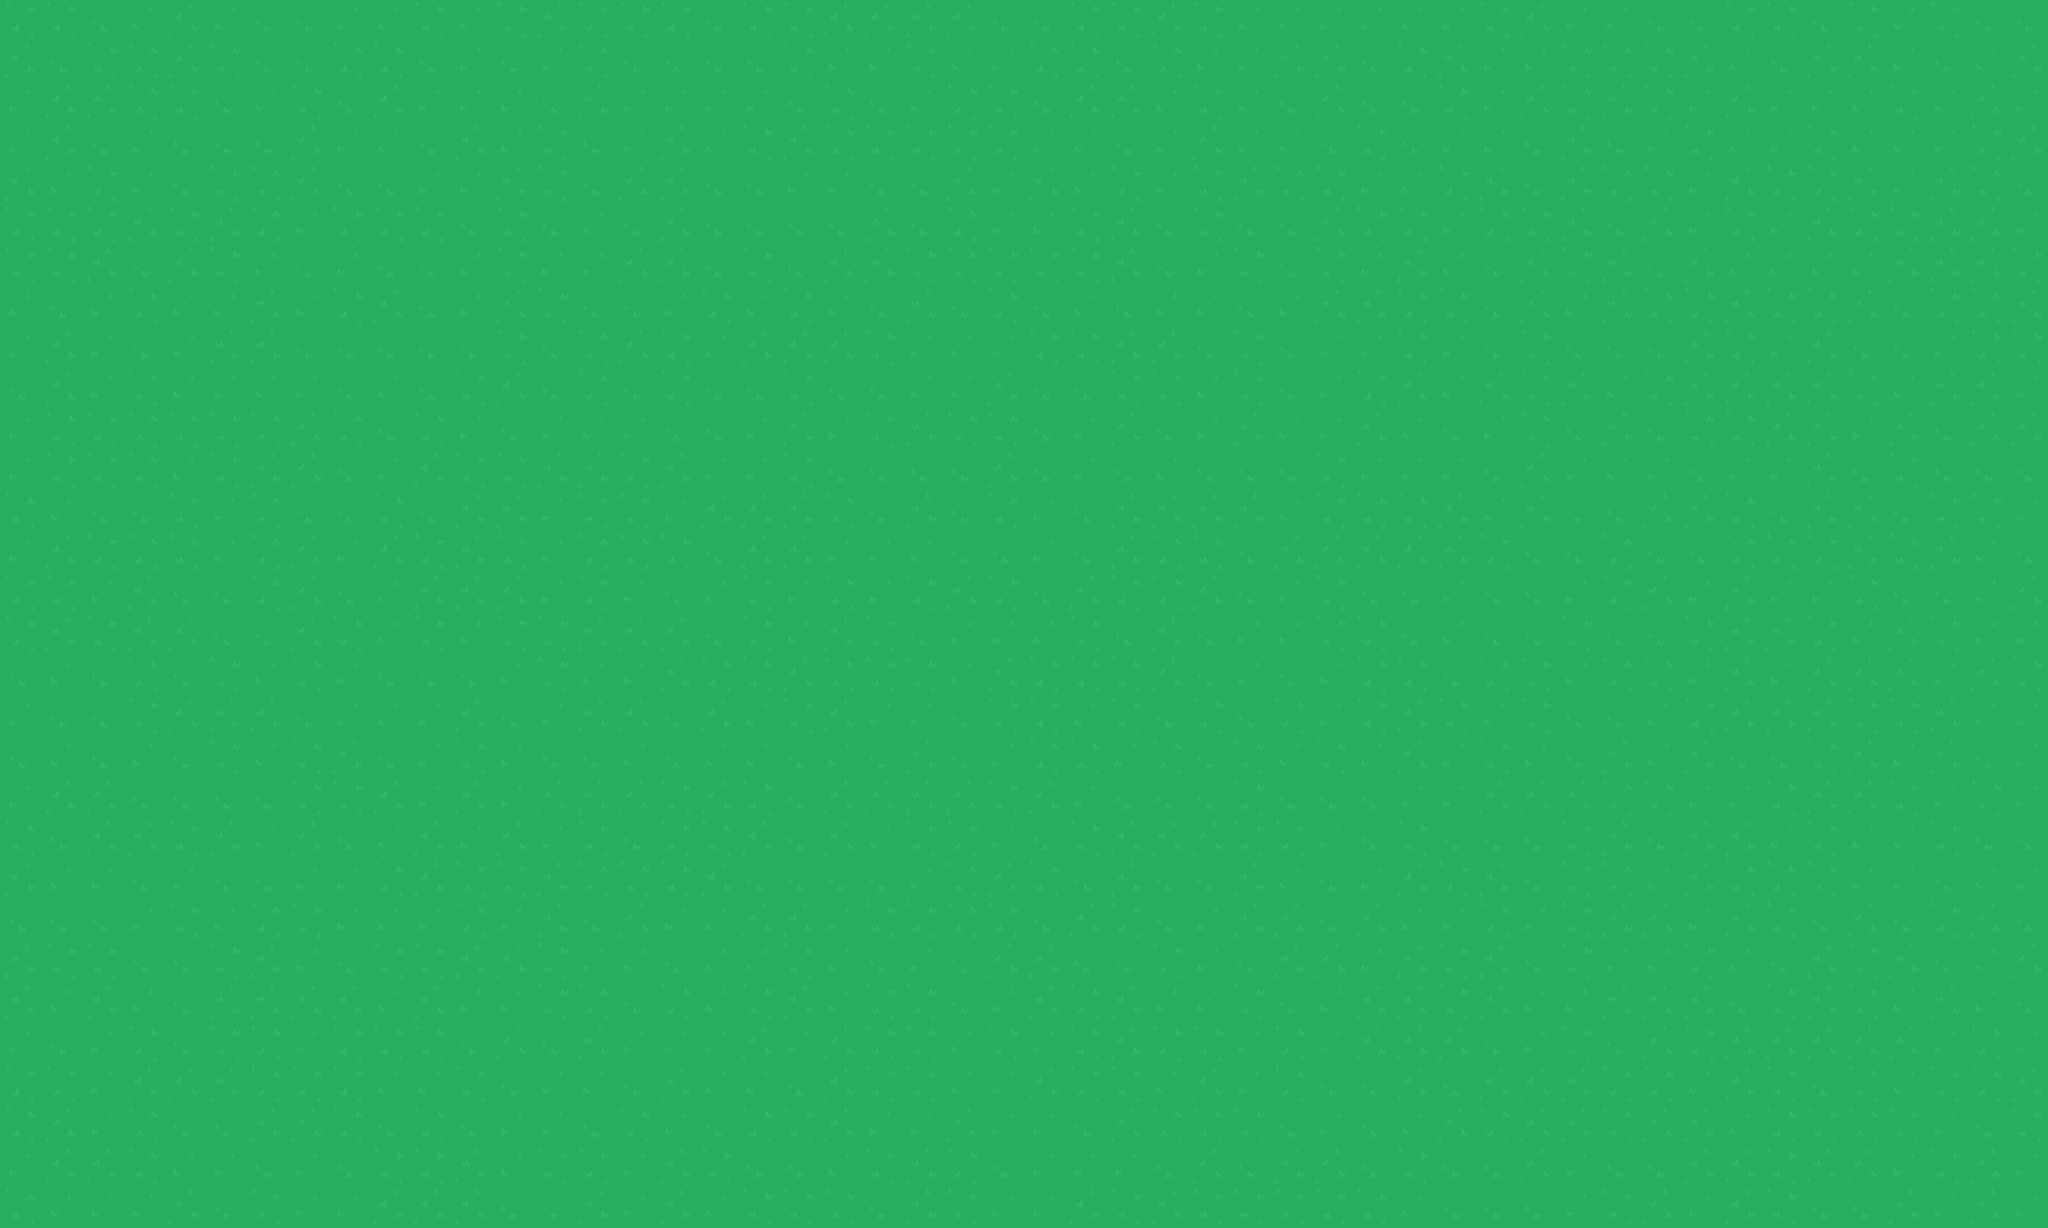

Rendered tile map (Tiled .tmx) drawn with the repository's tilesets; below, a short description and the full map source, tile grids included:
An orthogonal 50x30 tile map with 64x64 px tiles, 2 tile layers (Ground, Trees).

<map version="1.0" tiledversion="1.1.4" orientation="orthogonal" renderorder="right-down" width="50" height="30" tilewidth="64" tileheight="64" infinite="0" nextobjectid="1">
 <tileset firstgid="1" name="tiles" tilewidth="64" tileheight="64" spacing="10" tilecount="540" columns="27">
  <image source="spritesheet_tiles.png" width="1988" height="1470" />
 </tileset>
 <layer name="Ground" width="50" height="30">
  <data encoding="csv">
2,2,4,3,1,3,4,4,3,3,2,3,2,1,2,2,2,4,2,2,1,1,1,1,4,4,2,2,1,2,3,3,3,3,3,3,2,1,3,3,4,4,2,2,4,2,3,2,4,4,
1,4,2,2,1,2,4,4,2,2,4,3,4,3,2,4,4,4,4,2,3,3,2,3,3,2,2,4,2,3,3,1,1,4,2,1,3,3,2,2,2,1,3,4,1,1,3,4,3,1,
3,1,1,2,2,4,3,2,4,1,3,3,3,4,1,3,3,3,3,4,2,4,3,2,2,4,1,1,3,2,3,4,1,4,4,2,3,1,2,1,2,3,1,3,3,3,2,3,1,3,
3,1,4,3,4,4,4,1,3,3,4,1,3,2,4,3,1,3,2,1,2,2,2,2,2,3,3,4,3,1,3,3,4,2,4,3,3,4,1,4,3,2,3,3,2,3,3,3,2,1,
1,3,2,3,4,2,2,1,4,4,3,3,1,2,4,1,1,4,4,3,3,4,4,1,3,1,3,2,3,2,1,2,2,3,3,2,1,4,1,2,2,3,1,2,2,1,3,1,2,4,
2,2,2,1,2,1,2,3,2,2,2,4,2,4,3,4,1,4,4,4,4,1,4,2,3,3,2,1,4,2,4,4,1,2,2,3,2,2,1,4,1,3,2,3,1,2,2,1,1,3,
2,2,1,4,1,2,3,4,3,4,4,3,2,3,3,1,1,4,2,4,1,1,2,2,2,2,2,1,4,3,2,4,2,3,1,3,4,1,2,1,4,1,3,3,3,3,1,1,1,2,
3,4,3,2,3,3,1,3,2,1,4,3,1,2,4,4,3,2,3,2,3,4,1,4,2,4,3,4,3,3,4,3,1,1,2,2,4,1,3,1,2,2,1,2,2,1,4,2,2,1,
3,1,3,4,3,1,1,4,4,4,4,4,2,4,2,1,2,3,1,1,1,2,3,3,3,2,2,1,1,4,2,4,3,3,2,3,4,2,4,4,4,1,2,3,1,4,4,3,2,2,
4,1,3,2,3,3,3,3,4,3,4,2,1,4,2,4,2,4,4,2,4,4,3,3,1,4,4,2,2,3,2,4,3,2,1,3,1,2,1,3,2,1,1,1,1,2,3,1,1,3,
3,2,2,2,2,2,2,1,2,4,2,3,4,3,3,3,4,4,3,1,3,2,1,2,2,4,3,1,4,3,1,3,3,1,3,4,3,2,4,1,4,2,2,1,1,3,1,4,1,1,
3,2,2,2,3,2,1,1,4,3,1,2,2,1,1,2,1,3,3,2,4,4,4,4,1,4,3,4,3,4,4,4,2,3,3,3,4,1,3,3,3,4,3,3,1,4,2,4,4,4,
2,3,4,4,2,3,2,4,4,2,4,1,1,3,2,2,3,1,1,1,2,4,1,4,2,3,4,1,1,1,1,3,2,2,2,1,3,1,4,4,1,1,2,4,1,1,4,2,2,3,
3,1,2,2,2,3,2,1,3,1,2,1,2,3,2,2,2,4,1,1,3,3,3,4,4,3,4,1,2,2,4,1,1,1,1,1,2,4,4,2,4,4,2,2,2,1,2,1,3,4,
2,2,3,1,4,4,2,1,4,3,1,1,1,3,2,3,4,3,2,3,2,3,2,1,2,4,1,2,2,1,4,3,2,4,4,3,4,4,3,2,1,3,1,3,3,2,4,4,3,1,
2,1,2,1,1,4,4,1,2,3,2,3,2,2,1,1,1,4,2,3,1,2,4,3,3,3,2,4,1,4,3,3,2,2,4,3,4,4,2,4,4,2,1,1,2,3,1,2,3,3,
4,3,4,2,4,2,3,2,3,4,4,4,3,2,3,3,1,2,2,1,2,2,2,3,1,2,2,2,1,4,3,4,3,2,2,4,2,2,3,2,2,3,1,3,1,1,1,3,1,2,
3,4,4,2,1,1,1,4,3,3,3,1,4,3,1,1,4,1,3,2,1,3,3,4,2,2,3,2,4,2,4,2,3,2,1,2,3,2,4,4,3,2,1,1,1,2,2,1,3,3,
4,3,4,3,4,2,3,2,1,4,3,2,3,4,4,3,4,3,3,4,3,4,1,4,3,2,2,3,2,4,2,3,2,3,1,3,2,3,4,1,3,1,4,4,2,1,3,1,4,3,
3,1,1,4,4,4,4,2,2,1,3,1,3,1,1,1,2,1,2,4,1,1,1,1,2,1,3,4,4,4,2,4,4,4,3,3,1,1,1,2,2,3,3,2,1,1,2,3,2,3,
2,4,1,1,2,1,3,1,4,3,1,3,1,3,2,4,2,2,1,4,1,3,2,2,3,4,2,1,1,1,2,2,3,4,2,4,4,4,2,1,4,1,1,3,2,3,3,2,4,4,
1,3,3,4,3,4,4,3,3,2,1,2,2,1,2,2,2,1,4,4,4,4,3,2,1,2,4,1,4,4,1,3,4,3,1,2,1,4,2,2,3,1,2,2,2,3,3,4,3,3,
4,4,4,3,2,3,2,2,3,3,3,2,3,1,4,1,3,3,1,1,3,2,2,2,2,4,1,2,4,3,1,1,4,1,3,3,2,3,2,1,1,3,1,2,4,1,4,2,1,4,
1,2,2,4,4,2,1,3,4,2,2,1,1,2,3,3,4,3,3,2,3,4,3,4,1,1,4,4,2,3,4,1,1,3,1,2,1,4,2,3,3,2,3,4,1,2,1,4,3,1,
1,3,1,3,4,1,1,1,1,3,1,3,3,2,2,4,2,3,2,1,3,2,2,4,3,1,2,1,3,3,2,4,3,1,1,2,1,3,3,1,1,1,4,2,1,2,3,1,3,4,
3,4,3,2,4,2,2,3,2,2,2,4,1,4,1,3,3,3,1,3,1,2,2,3,2,3,2,1,2,2,3,2,3,1,1,1,4,3,2,4,1,2,1,1,1,1,1,3,2,3,
2,2,3,1,1,1,2,2,2,3,3,2,4,3,3,4,1,3,3,4,1,2,2,3,3,1,2,2,3,1,3,2,4,4,1,4,1,1,1,2,2,3,1,2,4,2,3,2,2,1,
2,1,3,2,4,4,1,1,2,4,2,4,3,3,4,2,3,4,2,2,1,3,3,1,3,3,4,1,2,2,2,4,3,4,3,1,2,1,1,2,1,1,3,2,2,2,2,3,4,2,
3,1,1,2,3,3,4,3,4,2,2,1,3,2,2,3,1,2,4,4,3,2,1,2,4,3,3,3,4,1,4,1,1,4,2,4,4,1,3,4,4,1,1,2,1,1,3,2,1,3,
2,3,3,3,1,4,2,3,3,1,1,1,4,4,1,3,1,3,2,2,2,4,1,2,3,3,1,2,1,2,2,2,2,2,3,4,4,4,3,2,1,3,1,2,4,4,1,3,1,3
</data>
 </layer>
 <layer name="Trees" width="50" height="30">
  <data encoding="csv">
0,0,0,0,0,0,0,0,0,0,0,0,0,0,0,0,0,0,0,0,0,0,0,0,0,0,0,0,0,0,0,0,0,0,0,0,0,0,0,0,0,0,0,0,0,0,0,0,0,0,
0,0,0,0,0,0,0,0,0,0,0,0,0,0,0,0,0,0,0,0,0,0,0,0,0,0,0,0,0,0,0,0,0,0,0,0,0,0,0,0,0,0,0,0,0,0,0,0,0,0,
0,0,0,0,0,0,0,0,0,0,0,0,0,0,0,0,0,0,0,0,0,0,0,0,0,0,0,0,0,0,0,0,0,0,0,0,0,0,0,0,0,0,0,0,0,0,0,0,0,0,
0,0,0,0,0,0,0,0,0,0,0,0,0,0,0,0,0,0,0,0,0,0,0,0,0,0,0,0,0,0,0,0,0,0,0,0,0,0,0,0,0,0,0,0,0,0,0,0,0,0,
0,0,0,0,0,0,0,0,0,0,0,0,0,0,0,0,0,0,0,0,0,0,0,0,0,0,0,0,0,0,0,0,0,0,0,0,0,0,0,0,0,0,0,0,0,0,0,0,0,0,
0,0,0,0,0,0,0,0,0,0,0,0,0,0,0,0,0,0,0,0,0,0,0,0,0,0,0,0,0,0,0,0,0,0,0,0,0,0,0,0,0,0,0,0,0,0,0,0,0,0,
0,0,0,0,0,0,0,0,0,0,0,0,0,0,0,0,0,0,0,0,0,0,0,0,0,0,0,0,0,0,0,0,0,0,0,0,0,0,0,0,0,0,0,0,0,0,0,0,0,0,
0,0,0,0,0,0,0,0,0,0,0,0,0,0,0,0,0,0,0,0,0,0,0,0,0,0,0,0,0,0,0,0,0,0,0,0,0,0,0,0,0,0,0,0,0,0,0,0,0,0,
0,0,0,0,0,0,0,0,0,0,0,0,0,0,0,0,0,0,0,0,0,0,0,0,0,0,0,0,0,0,0,0,0,0,0,0,0,0,0,0,0,0,0,0,0,0,0,0,0,0,
0,0,0,0,0,0,0,0,0,0,0,0,0,0,0,0,0,0,0,0,0,0,0,0,0,0,0,0,0,0,0,0,0,0,0,0,0,0,0,0,0,0,0,0,0,0,0,0,0,0,
0,0,0,0,0,0,0,0,0,0,0,0,0,0,0,0,0,0,0,0,0,0,0,0,0,0,0,0,0,0,0,0,0,0,0,0,0,0,0,0,0,0,0,0,0,0,0,0,0,0,
0,0,0,0,0,0,0,0,0,0,0,0,0,0,0,0,0,0,0,0,0,0,0,0,0,0,0,0,0,0,0,0,0,0,0,0,0,0,0,0,0,0,0,0,0,0,0,0,0,0,
0,0,0,0,0,0,0,0,0,0,0,0,0,0,0,0,0,0,0,0,0,0,0,0,0,0,0,0,0,0,0,0,0,0,0,0,0,0,0,0,0,0,0,0,0,0,0,0,0,0,
0,0,0,0,0,0,0,0,0,0,0,0,0,0,0,0,0,0,0,0,0,0,0,0,0,0,0,0,0,0,0,0,0,0,0,0,0,0,0,0,0,0,0,0,0,0,0,0,0,0,
0,0,0,0,0,0,0,0,0,0,0,0,0,0,0,0,0,0,0,0,0,0,0,0,0,0,0,0,0,0,0,0,0,0,0,0,0,0,0,0,0,0,0,0,0,0,0,0,0,0,
0,0,0,0,0,0,0,0,0,0,0,0,0,0,0,0,0,0,0,0,0,0,0,0,0,0,0,0,0,0,0,0,0,0,0,0,0,0,0,0,0,0,0,0,0,0,0,0,0,0,
0,0,0,0,0,0,0,0,0,0,0,0,0,0,0,0,0,0,0,0,0,0,0,0,0,0,0,0,0,0,0,0,0,0,0,0,0,0,0,0,0,0,0,0,0,0,0,0,0,0,
0,0,0,0,0,0,0,0,0,0,0,0,0,0,0,0,0,0,0,0,0,0,0,0,0,0,0,0,0,0,0,0,0,0,0,0,0,0,0,0,0,0,0,0,0,0,0,0,0,0,
0,0,0,0,0,0,0,0,0,0,0,0,0,0,0,0,0,0,0,0,0,0,0,0,0,0,0,0,0,0,0,0,0,0,0,0,0,0,0,0,0,0,0,0,0,0,0,0,0,0,
0,0,0,0,0,0,0,0,0,0,0,0,0,0,0,0,0,0,0,0,0,0,0,0,0,0,0,0,0,0,0,0,0,0,0,0,0,0,0,0,0,0,0,0,0,0,0,0,0,0,
0,0,0,0,0,0,0,0,0,0,0,0,0,0,0,0,0,0,0,0,0,0,0,0,0,0,0,0,0,0,0,0,0,0,0,0,0,0,0,0,0,0,0,0,0,0,0,0,0,0,
0,0,0,0,0,0,0,0,0,0,0,0,0,0,0,0,0,0,0,0,0,0,0,0,0,0,0,0,0,0,0,0,0,0,0,0,0,0,0,0,0,0,0,0,0,0,0,0,0,0,
0,0,0,0,0,0,0,0,0,0,0,0,0,0,0,0,0,0,0,0,0,0,0,0,0,0,0,0,0,0,0,0,0,0,0,0,0,0,0,0,0,0,0,0,0,0,0,0,0,0,
0,0,0,0,0,0,0,0,0,0,0,0,0,0,0,0,0,0,0,0,0,0,0,0,0,0,0,0,0,0,0,0,0,0,0,0,0,0,0,0,0,0,0,0,0,0,0,0,0,0,
0,0,0,0,0,0,0,0,0,0,0,0,0,0,0,0,0,0,0,0,0,0,0,0,0,0,0,0,0,0,0,0,0,0,0,0,0,0,0,0,0,0,0,0,0,0,0,0,0,0,
0,0,0,0,0,0,0,0,0,0,0,0,0,0,0,0,0,0,0,0,0,0,0,0,0,0,0,0,0,0,0,0,0,0,0,0,0,0,0,0,0,0,0,0,0,0,0,0,0,0,
0,0,0,0,0,0,0,0,0,0,0,0,0,0,0,0,0,0,0,0,0,0,0,0,0,0,0,0,0,0,0,0,0,0,0,0,0,0,0,0,0,0,0,0,0,0,0,0,0,0,
0,0,0,0,0,0,0,0,0,0,0,0,0,0,0,0,0,0,0,0,0,0,0,0,0,0,0,0,0,0,0,0,0,0,0,0,0,0,0,0,0,0,0,0,0,0,0,0,0,0,
0,0,0,0,0,0,0,0,0,0,0,0,0,0,0,0,0,0,0,0,0,0,0,0,0,0,0,0,0,0,0,0,0,0,0,0,0,0,0,0,0,0,0,0,0,0,0,0,0,0,
0,0,0,0,0,0,0,0,0,0,0,0,0,0,0,0,0,0,0,0,0,0,0,0,0,0,0,0,0,0,0,0,0,0,0,0,0,0,0,0,0,0,0,0,0,0,0,0,0,0
</data>
 </layer>
</map>
